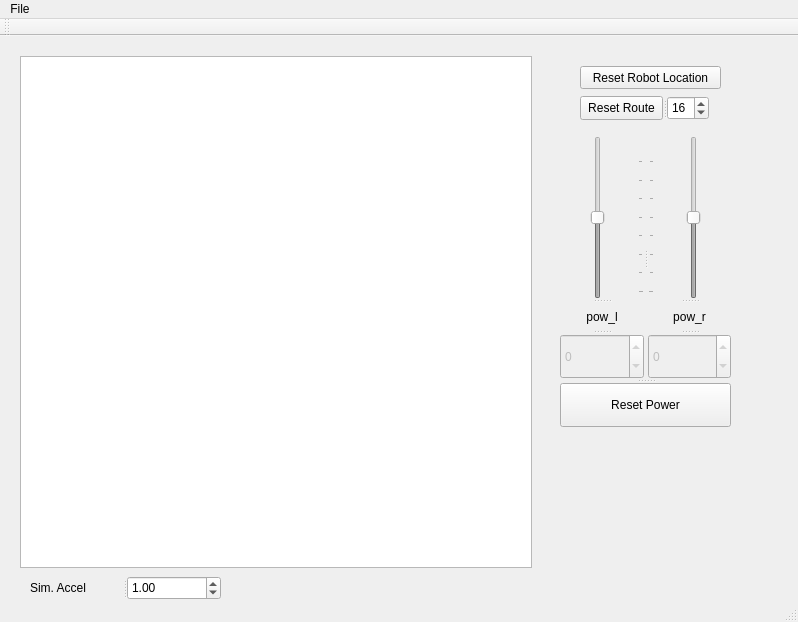
<?xml version="1.0" encoding="UTF-8"?>
<ui version="4.0">
 <class>MainWindow</class>
 <widget class="QMainWindow" name="MainWindow">
  <property name="geometry">
   <rect>
    <x>0</x>
    <y>0</y>
    <width>798</width>
    <height>622</height>
   </rect>
  </property>
  <property name="windowTitle">
   <string>MainWindow</string>
  </property>
  <widget class="QWidget" name="centralWidget">
   <widget class="QGraphicsView" name="graphicsView">
    <property name="geometry">
     <rect>
      <x>20</x>
      <y>20</y>
      <width>512</width>
      <height>512</height>
     </rect>
    </property>
    <property name="verticalScrollBarPolicy">
     <enum>Qt::ScrollBarAlwaysOff</enum>
    </property>
    <property name="horizontalScrollBarPolicy">
     <enum>Qt::ScrollBarAlwaysOff</enum>
    </property>
    <property name="sceneRect">
     <rectf>
      <x>0.000000000000000</x>
      <y>0.000000000000000</y>
      <width>512.000000000000000</width>
      <height>512.000000000000000</height>
     </rectf>
    </property>
    <property name="viewportUpdateMode">
     <enum>QGraphicsView::FullViewportUpdate</enum>
    </property>
   </widget>
   <widget class="QPushButton" name="resetRobotBtn">
    <property name="geometry">
     <rect>
      <x>580</x>
      <y>30</y>
      <width>141</width>
      <height>23</height>
     </rect>
    </property>
    <property name="text">
     <string>Reset Robot Location</string>
    </property>
   </widget>
   <widget class="QSplitter" name="splitter">
    <property name="geometry">
     <rect>
      <x>560</x>
      <y>100</y>
      <width>171</width>
      <height>291</height>
     </rect>
    </property>
    <property name="orientation">
     <enum>Qt::Vertical</enum>
    </property>
    <widget class="QSplitter" name="splitter_4">
     <property name="orientation">
      <enum>Qt::Horizontal</enum>
     </property>
     <widget class="QSplitter" name="splitter_3">
      <property name="orientation">
       <enum>Qt::Vertical</enum>
      </property>
      <widget class="QSlider" name="l_pow_slider">
       <property name="enabled">
        <bool>false</bool>
       </property>
       <property name="minimum">
        <number>-255</number>
       </property>
       <property name="maximum">
        <number>255</number>
       </property>
       <property name="orientation">
        <enum>Qt::Vertical</enum>
       </property>
       <property name="tickPosition">
        <enum>QSlider::TicksBelow</enum>
       </property>
       <property name="tickInterval">
        <number>64</number>
       </property>
      </widget>
      <widget class="QLabel" name="label_8">
       <property name="text">
        <string>pow_l</string>
       </property>
       <property name="alignment">
        <set>Qt::AlignCenter</set>
       </property>
      </widget>
      <widget class="QSpinBox" name="l_pow_spin">
       <property name="enabled">
        <bool>false</bool>
       </property>
       <property name="minimum">
        <number>-255</number>
       </property>
       <property name="maximum">
        <number>255</number>
       </property>
      </widget>
     </widget>
     <widget class="QSplitter" name="splitter_2">
      <property name="orientation">
       <enum>Qt::Vertical</enum>
      </property>
      <widget class="QSlider" name="r_pow_slider">
       <property name="enabled">
        <bool>false</bool>
       </property>
       <property name="minimum">
        <number>-255</number>
       </property>
       <property name="maximum">
        <number>255</number>
       </property>
       <property name="tracking">
        <bool>true</bool>
       </property>
       <property name="orientation">
        <enum>Qt::Vertical</enum>
       </property>
       <property name="tickPosition">
        <enum>QSlider::TicksAbove</enum>
       </property>
       <property name="tickInterval">
        <number>64</number>
       </property>
      </widget>
      <widget class="QLabel" name="label_6">
       <property name="text">
        <string>pow_r</string>
       </property>
       <property name="alignment">
        <set>Qt::AlignCenter</set>
       </property>
      </widget>
      <widget class="QSpinBox" name="r_pow_spin">
       <property name="enabled">
        <bool>false</bool>
       </property>
       <property name="minimum">
        <number>-255</number>
       </property>
       <property name="maximum">
        <number>255</number>
       </property>
      </widget>
     </widget>
    </widget>
    <widget class="QPushButton" name="pushButton">
     <property name="text">
      <string>Reset Power</string>
     </property>
    </widget>
   </widget>
   <widget class="QSplitter" name="splitter_8">
    <property name="geometry">
     <rect>
      <x>580</x>
      <y>60</y>
      <width>129</width>
      <height>24</height>
     </rect>
    </property>
    <property name="orientation">
     <enum>Qt::Horizontal</enum>
    </property>
    <widget class="QPushButton" name="resetRouteBtn">
     <property name="text">
      <string>Reset Route</string>
     </property>
    </widget>
    <widget class="QSpinBox" name="n_routes_spin">
     <property name="minimum">
      <number>4</number>
     </property>
     <property name="maximum">
      <number>32</number>
     </property>
     <property name="value">
      <number>16</number>
     </property>
    </widget>
   </widget>
   <widget class="QSplitter" name="splitter_11">
    <property name="geometry">
     <rect>
      <x>30</x>
      <y>540</y>
      <width>191</width>
      <height>24</height>
     </rect>
    </property>
    <property name="orientation">
     <enum>Qt::Horizontal</enum>
    </property>
    <widget class="QLabel" name="label_3">
     <property name="text">
      <string>Sim. Accel</string>
     </property>
    </widget>
    <widget class="QDoubleSpinBox" name="doubleSpinBox">
     <property name="minimum">
      <double>0.000000000000000</double>
     </property>
     <property name="value">
      <double>1.000000000000000</double>
     </property>
    </widget>
   </widget>
  </widget>
  <widget class="QMenuBar" name="menuBar">
   <property name="geometry">
    <rect>
     <x>0</x>
     <y>0</y>
     <width>798</width>
     <height>20</height>
    </rect>
   </property>
   <widget class="QMenu" name="menuFile">
    <property name="title">
     <string>File</string>
    </property>
    <addaction name="actionExit"/>
   </widget>
   <addaction name="menuFile"/>
  </widget>
  <widget class="QToolBar" name="mainToolBar">
   <attribute name="toolBarArea">
    <enum>TopToolBarArea</enum>
   </attribute>
   <attribute name="toolBarBreak">
    <bool>false</bool>
   </attribute>
  </widget>
  <widget class="QStatusBar" name="statusBar"/>
  <action name="actionExit">
   <property name="text">
    <string>Exit</string>
   </property>
  </action>
 </widget>
 <layoutdefault spacing="6" margin="11"/>
 <resources/>
 <connections>
  <connection>
   <sender>r_pow_slider</sender>
   <signal>valueChanged(int)</signal>
   <receiver>r_pow_spin</receiver>
   <slot>setValue(int)</slot>
   <hints>
    <hint type="sourcelabel">
     <x>684</x>
     <y>266</y>
    </hint>
    <hint type="destinationlabel">
     <x>730</x>
     <y>378</y>
    </hint>
   </hints>
  </connection>
  <connection>
   <sender>pushButton</sender>
   <signal>clicked()</signal>
   <receiver>MainWindow</receiver>
   <slot>resetPower()</slot>
   <hints>
    <hint type="sourcelabel">
     <x>718</x>
     <y>427</y>
    </hint>
    <hint type="destinationlabel">
     <x>717</x>
     <y>583</y>
    </hint>
   </hints>
  </connection>
  <connection>
   <sender>doubleSpinBox</sender>
   <signal>valueChanged(double)</signal>
   <receiver>MainWindow</receiver>
   <slot>setSimAccel(double)</slot>
   <hints>
    <hint type="sourcelabel">
     <x>170</x>
     <y>591</y>
    </hint>
    <hint type="destinationlabel">
     <x>293</x>
     <y>586</y>
    </hint>
   </hints>
  </connection>
  <connection>
   <sender>l_pow_slider</sender>
   <signal>valueChanged(int)</signal>
   <receiver>l_pow_spin</receiver>
   <slot>setValue(int)</slot>
   <hints>
    <hint type="sourcelabel">
     <x>606</x>
     <y>266</y>
    </hint>
    <hint type="destinationlabel">
     <x>596</x>
     <y>378</y>
    </hint>
   </hints>
  </connection>
  <connection>
   <sender>resetRobotBtn</sender>
   <signal>clicked()</signal>
   <receiver>MainWindow</receiver>
   <slot>resetRobot()</slot>
   <hints>
    <hint type="sourcelabel">
     <x>609</x>
     <y>78</y>
    </hint>
    <hint type="destinationlabel">
     <x>730</x>
     <y>47</y>
    </hint>
   </hints>
  </connection>
  <connection>
   <sender>resetRouteBtn</sender>
   <signal>clicked()</signal>
   <receiver>MainWindow</receiver>
   <slot>resetRoute()</slot>
   <hints>
    <hint type="sourcelabel">
     <x>642</x>
     <y>110</y>
    </hint>
    <hint type="destinationlabel">
     <x>761</x>
     <y>104</y>
    </hint>
   </hints>
  </connection>
 </connections>
 <slots>
  <slot>setLeftPower(int)</slot>
  <slot>setRightPower(int)</slot>
  <slot>resetPower()</slot>
  <slot>setIRHeight(int)</slot>
  <slot>setAuto(bool)</slot>
  <slot>setSimAccel(double)</slot>
  <slot>resetRobot()</slot>
  <slot>resetRoute()</slot>
 </slots>
</ui>
